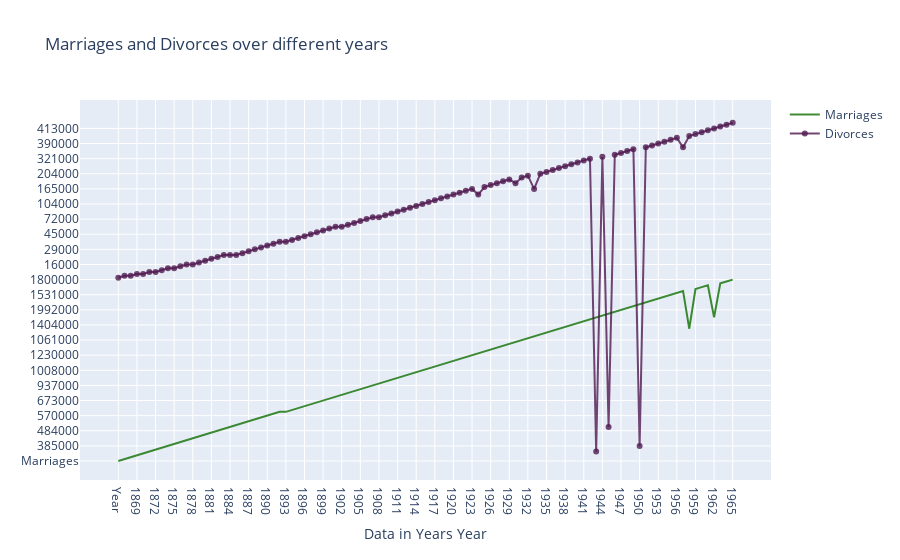

Notebook source saved alongside this figure:
### Code cell
df = us.iloc[:100,:]
import plotly.graph_objs as go
trace1 = go.Scatter(
                    x = df.Year,
                    y = df.Marriages,
                    mode = "lines",
                    name = "Marriages",
                    marker = dict(color = 'rgba(16, 112, 2, 0.8)'),
                    )
trace2 = go.Scatter(
                    x = df.Year,
                    y = df.Divorces,
                    mode = "lines+markers",
                    name = "Divorces",
                    marker = dict(color = 'rgba(80, 26, 80, 0.8)'),
                    )
data = [trace1, trace2]
layout = dict(title = 'Marriages and Divorces over different years',
              xaxis= dict(title= 'Data in Years Year',ticklen= 5,zeroline= False)
             )
fig = dict(data = data, layout = layout)
iplot(fig)
